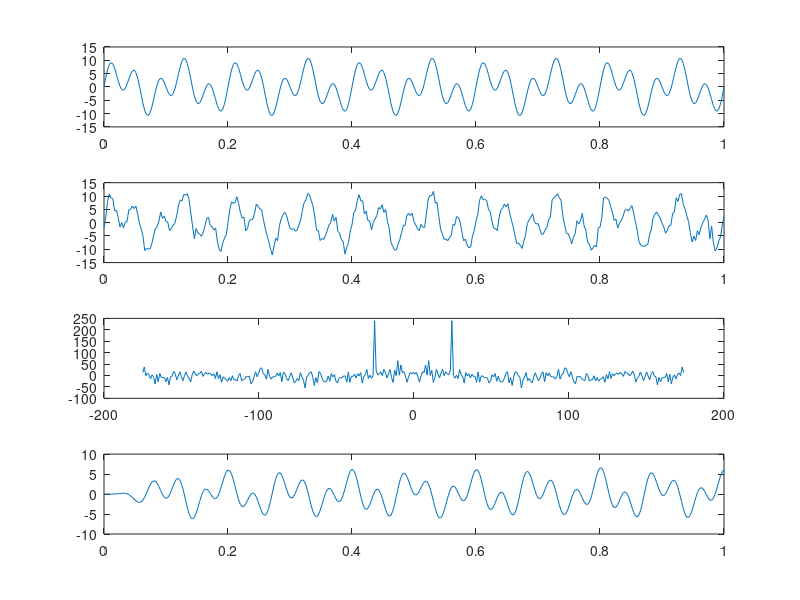

Source code (MATLAB):
%%Ahmed Ezzat Said

close all
clear

%%%%%% Let's Start %%%%%
%%%% Genrating the Signal%%%

fs=350;
t=0:1/fs:1;

amplitude=5;
f1=10;
f2=25;
signal=amplitude*sin(2*pi*f1*t)+amplitude*1.2*sin(2*pi*f2*t);
figure 
subplot(4,1,1),plot(t,signal);

%%%% Adding noise %%%
snr=1;  %%Signal to Noise Ratio
stream_of_randoms=amplitude*0.5;
noise_signal=awgn(signal,snr,stream_of_randoms); 
subplot(4,1,2),plot(t,noise_signal);

%%% Viewing Noise at the Frequency Domain %%%

f = fftshift(fft(noise_signal));
n= length(f);
power = f.*conj(f);%% multiplication one by one
x = (-n/2:n/2-1)*fs/n;
subplot(4,1,3),plot(x,f);

%% Adding BandPass Filter %%%
%width desired is between f1 to f2;
band_width=[f1/(fs/2) f2/(fs/2)]; % [starting cut-off limit ,ending cut-off limit]
order=50; %where n is order of the filter
b=fir1(order,band_width,'bandpass');%command to design a band pass filter


filtered_signal = filter(b,1,noise_signal);
subplot(4,1,4),plot(t,filtered_signal);

%%nice and clean =D %%